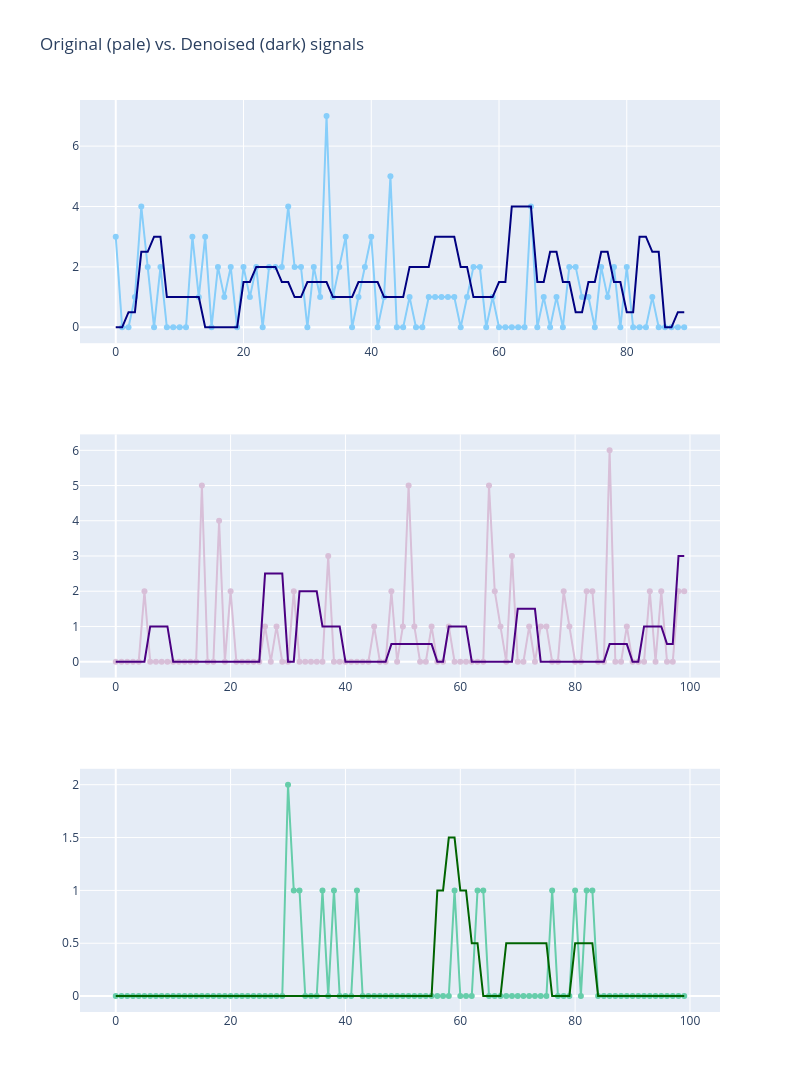

This figure's notebook cell:
### Code cell
y_a1 = average_smoothing(x_1)
y_a2 = average_smoothing(x_2)
y_a3 = average_smoothing(x_3)

fig = make_subplots(rows=3, cols=1)

fig.add_trace(
    go.Scatter(x=np.arange(len(x_1)), mode='lines+markers', y=x_1, marker=dict(color="lightskyblue"), showlegend=False,
               name="Original sales"),
    row=1, col=1
)

fig.add_trace(
    go.Scatter(x=np.arange(len(x_1)), y=y_a1, mode='lines', marker=dict(color="navy"), showlegend=False,
               name="Denoised sales"),
    row=1, col=1
)

fig.add_trace(
    go.Scatter(x=np.arange(len(x_2)), mode='lines+markers', y=x_2, marker=dict(color="thistle"), showlegend=False),
    row=2, col=1
)

fig.add_trace(
    go.Scatter(x=np.arange(len(x_2)), y=y_a2, mode='lines', marker=dict(color="indigo"), showlegend=False),
    row=2, col=1
)

fig.add_trace(
    go.Scatter(x=np.arange(len(x_3)), mode='lines+markers', y=x_3, marker=dict(color="mediumaquamarine"), showlegend=False),
    row=3, col=1
)

fig.add_trace(
    go.Scatter(x=np.arange(len(x_3)), y=y_a3, mode='lines', marker=dict(color="darkgreen"), showlegend=False),
    row=3, col=1
)

fig.update_layout(height=1200, width=800, title_text="Original (pale) vs. Denoised (dark) signals")
fig.show()

### Figure 1 — Plotly figure (JSON) as saved in the notebook; plotly's stock layout.template omitted (floating-point values rounded to 4 significant figures; data arrays with more than 128 entries replaced by an {"elided": "..."} marker saying what was removed)
{"data": [{"marker": {"color": "lightskyblue"}, "mode": "lines+markers", "name": "Original sales", "showlegend": false, "type": "scatter", "x": [0, 1, 2, 3, 4, 5, 6, 7, 8, 9, 10, 11, 12, 13, 14, 15, 16, 17, 18, 19, 20, 21, 22, 23, 24, 25, 26, 27, 28, 29, 30, 31, 32, 33, 34, 35, 36, 37, 38, 39, 40, 41, 42, 43, 44, 45, 46, 47, 48, 49, 50, 51, 52, 53, 54, 55, 56, 57, 58, 59, 60, 61, 62, 63, 64, 65, 66, 67, 68, 69, 70, 71, 72, 73, 74, 75, 76, 77, 78, 79, 80, 81, 82, 83, 84, 85, 86, 87, 88, 89], "xaxis": "x", "y": [3, 0, 0, 1, 4, 2, 0, 2, 0, 0, 0, 0, 3, 1, 3, 0, 2, 1, 2, 0, 2, 1, 2, 0, 2, 2, 2, 4, 2, 2, 0, 2, 1, 7, 1, 2, 3, 0, 1, 2, 3, 0, 1, 5, 0, 0, 1, 0, 0, 1, 1, 1, 1, 1, 0, 1, 2, 2, 0, 1, 0, 0, 0, 0, 0, 4, 0, 1, 0, 1, 0, 2, 2, 1, 1, 0, 2, 1, 2, 0, 2, 0, 0, 0, 1, 0, 0, 0, 0, 0], "yaxis": "y"}, {"marker": {"color": "navy"}, "mode": "lines", "name": "Denoised sales", "showlegend": false, "type": "scatter", "x": [0, 1, 2, 3, 4, 5, 6, 7, 8, 9, 10, 11, 12, 13, 14, 15, 16, 17, 18, 19, 20, 21, 22, 23, 24, 25, 26, 27, 28, 29, 30, 31, 32, 33, 34, 35, 36, 37, 38, 39, 40, 41, 42, 43, 44, 45, 46, 47, 48, 49, 50, 51, 52, 53, 54, 55, 56, 57, 58, 59, 60, 61, 62, 63, 64, 65, 66, 67, 68, 69, 70, 71, 72, 73, 74, 75, 76, 77, 78, 79, 80, 81, 82, 83, 84, 85, 86, 87, 88, 89], "xaxis": "x", "y": {"elided": "178 float values"}, "yaxis": "y"}, {"marker": {"color": "thistle"}, "mode": "lines+markers", "showlegend": false, "type": "scatter", "x": [0, 1, 2, 3, 4, 5, 6, 7, 8, 9, 10, 11, 12, 13, 14, 15, 16, 17, 18, 19, 20, 21, 22, 23, 24, 25, 26, 27, 28, 29, 30, 31, 32, 33, 34, 35, 36, 37, 38, 39, 40, 41, 42, 43, 44, 45, 46, 47, 48, 49, 50, 51, 52, 53, 54, 55, 56, 57, 58, 59, 60, 61, 62, 63, 64, 65, 66, 67, 68, 69, 70, 71, 72, 73, 74, 75, 76, 77, 78, 79, 80, 81, 82, 83, 84, 85, 86, 87, 88, 89, 90, 91, 92, 93, 94, 95, 96, 97, 98, 99], "xaxis": "x2", "y": [0, 0, 0, 0, 0, 2, 0, 0, 0, 0, 0, 0, 0, 0, 0, 5, 0, 0, 4, 0, 2, 0, 0, 0, 0, 0, 1, 0, 1, 0, 0, 2, 0, 0, 0, 0, 0, 3, 0, 0, 0, 0, 0, 0, 0, 1, 0, 0, 2, 0, 1, 5, 1, 0, 0, 1, 0, 0, 1, 0, 0, 0, 0, 0, 0, 5, 2, 1, 0, 3, 0, 0, 1, 0, 1, 1, 0, 0, 2, 1, 0, 0, 2, 2, 0, 0, 6, 0, 0, 1, 0, 0, 0, 2, 0, 2, 0, 0, 2, 2], "yaxis": "y2"}, {"marker": {"color": "indigo"}, "mode": "lines", "showlegend": false, "type": "scatter", "x": [0, 1, 2, 3, 4, 5, 6, 7, 8, 9, 10, 11, 12, 13, 14, 15, 16, 17, 18, 19, 20, 21, 22, 23, 24, 25, 26, 27, 28, 29, 30, 31, 32, 33, 34, 35, 36, 37, 38, 39, 40, 41, 42, 43, 44, 45, 46, 47, 48, 49, 50, 51, 52, 53, 54, 55, 56, 57, 58, 59, 60, 61, 62, 63, 64, 65, 66, 67, 68, 69, 70, 71, 72, 73, 74, 75, 76, 77, 78, 79, 80, 81, 82, 83, 84, 85, 86, 87, 88, 89, 90, 91, 92, 93, 94, 95, 96, 97, 98, 99], "xaxis": "x2", "y": {"elided": "198 float values"}, "yaxis": "y2"}, {"marker": {"color": "mediumaquamarine"}, "mode": "lines+markers", "showlegend": false, "type": "scatter", "x": [0, 1, 2, 3, 4, 5, 6, 7, 8, 9, 10, 11, 12, 13, 14, 15, 16, 17, 18, 19, 20, 21, 22, 23, 24, 25, 26, 27, 28, 29, 30, 31, 32, 33, 34, 35, 36, 37, 38, 39, 40, 41, 42, 43, 44, 45, 46, 47, 48, 49, 50, 51, 52, 53, 54, 55, 56, 57, 58, 59, 60, 61, 62, 63, 64, 65, 66, 67, 68, 69, 70, 71, 72, 73, 74, 75, 76, 77, 78, 79, 80, 81, 82, 83, 84, 85, 86, 87, 88, 89, 90, 91, 92, 93, 94, 95, 96, 97, 98, 99], "xaxis": "x3", "y": [0, 0, 0, 0, 0, 0, 0, 0, 0, 0, 0, 0, 0, 0, 0, 0, 0, 0, 0, 0, 0, 0, 0, 0, 0, 0, 0, 0, 0, 0, 2, 1, 1, 0, 0, 0, 1, 0, 1, 0, 0, 0, 1, 0, 0, 0, 0, 0, 0, 0, 0, 0, 0, 0, 0, 0, 0, 0, 0, 1, 0, 0, 0, 1, 1, 0, 0, 0, 0, 0, 0, 0, 0, 0, 0, 0, 1, 0, 0, 0, 1, 0, 1, 1, 0, 0, 0, 0, 0, 0, 0, 0, 0, 0, 0, 0, 0, 0, 0, 0], "yaxis": "y3"}, {"marker": {"color": "darkgreen"}, "mode": "lines", "showlegend": false, "type": "scatter", "x": [0, 1, 2, 3, 4, 5, 6, 7, 8, 9, 10, 11, 12, 13, 14, 15, 16, 17, 18, 19, 20, 21, 22, 23, 24, 25, 26, 27, 28, 29, 30, 31, 32, 33, 34, 35, 36, 37, 38, 39, 40, 41, 42, 43, 44, 45, 46, 47, 48, 49, 50, 51, 52, 53, 54, 55, 56, 57, 58, 59, 60, 61, 62, 63, 64, 65, 66, 67, 68, 69, 70, 71, 72, 73, 74, 75, 76, 77, 78, 79, 80, 81, 82, 83, 84, 85, 86, 87, 88, 89, 90, 91, 92, 93, 94, 95, 96, 97, 98, 99], "xaxis": "x3", "y": {"elided": "198 float values"}, "yaxis": "y3"}], "layout": {"height": 1200, "title": {"text": "Original (pale) vs. Denoised (dark) signals"}, "width": 800, "xaxis": {"anchor": "y", "domain": [0, 1]}, "xaxis2": {"anchor": "y2", "domain": [0, 1]}, "xaxis3": {"anchor": "y3", "domain": [0, 1]}, "yaxis": {"anchor": "x", "domain": [0.7333, 1]}, "yaxis2": {"anchor": "x2", "domain": [0.3667, 0.6333]}, "yaxis3": {"anchor": "x3", "domain": [0, 0.2667]}}}
